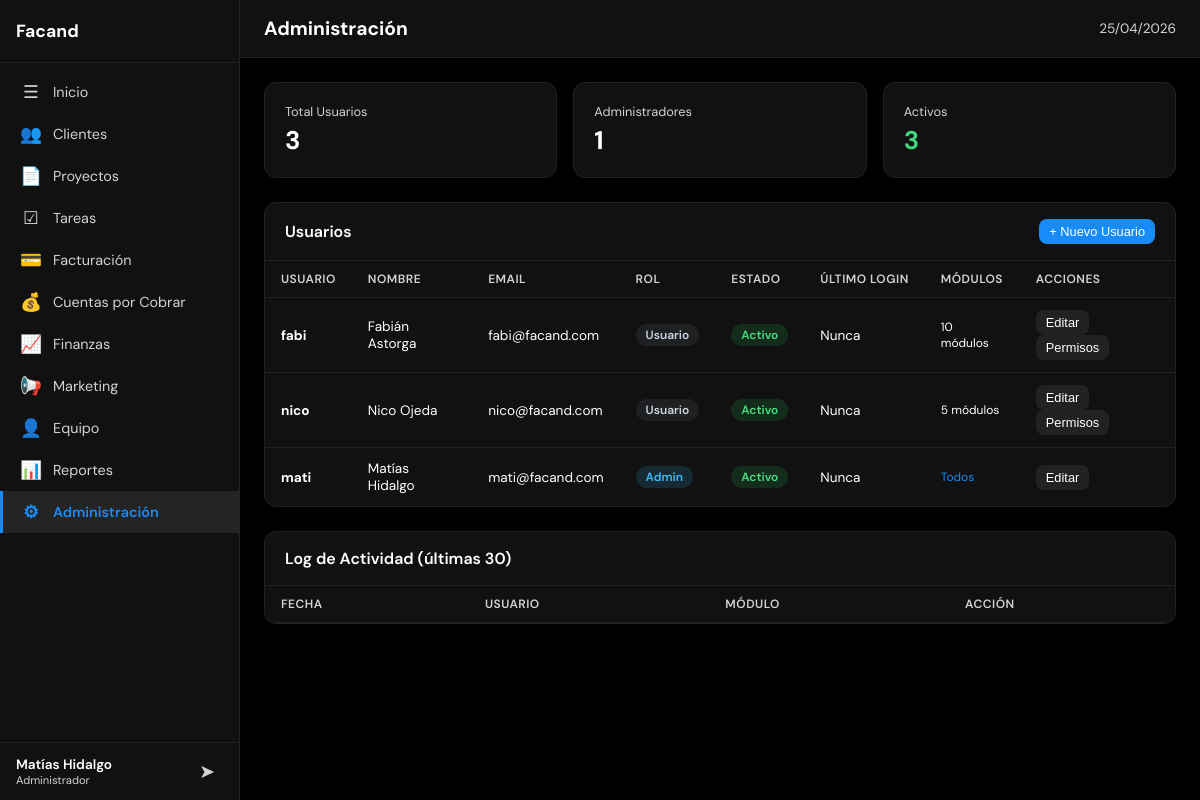
/index.php?page=admin (signed in), run on an earlier commit of the app's database.
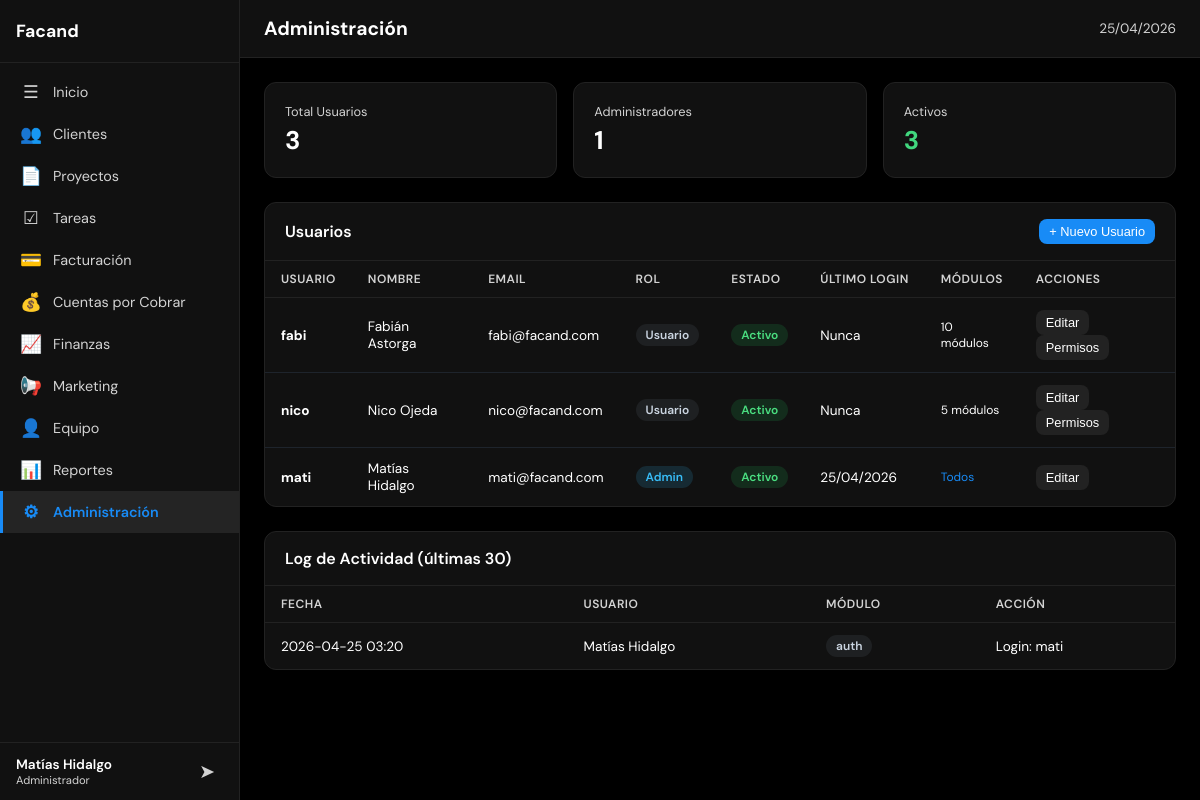
And on a later commit of the database.
### tables this page shows
CREATE TABLE usuarios (
            id INTEGER PRIMARY KEY AUTOINCREMENT,
            username TEXT UNIQUE NOT NULL,
            password_hash TEXT NOT NULL,
            nombre TEXT NOT NULL,
            email TEXT DEFAULT '',
            role TEXT NOT NULL DEFAULT 'user' CHECK(role IN ('admin','user')),
            activo INTEGER NOT NULL DEFAULT 1,
            last_login TEXT,
            created_at TEXT DEFAULT (datetime('now')),
            updated_at TEXT DEFAULT (datetime('now'))
        );

CREATE TABLE actividad (
            id INTEGER PRIMARY KEY AUTOINCREMENT,
            modulo TEXT NOT NULL,
            accion TEXT NOT NULL,
            cliente_id INTEGER,
            usuario_id INTEGER,
            created_at TEXT DEFAULT (datetime('now'))
        );

### config/app.php (called while the page is built)
<?php
return array (
  'name' => 'Facand',
  'logo' => 'assets/img/logo.png',
  'primary' => '#41d77e',
  'accent' => '#188bf6',
  'bg' => '#000000',
  'surface' => '#111111',
  'text' => '#ffffff',
  'timezone' => 'America/Santiago',
  'currency' => 'CLP',
  'locale' => 'es_CL',
  'version' => '1.0.0',
  'active' => true,
);

### includes/functions.php (called while the page is built, shortened)
<?php
$app_config = require __DIR__ . '/../config/app.php';
function format_date(?string $date): string {
    $ts = strtotime($date);
    return $ts ? date('d/m/Y', $ts) : '-';
}
function safe(mixed $str): string {
    return htmlspecialchars((string)($str ?? ''), ENT_QUOTES, 'UTF-8');
}

### config/modules.php (called while the page is built)
<?php
return [
    'home'        => ['nombre' => 'Inicio',            'icono' => '&#9776;',  'archivo' => 'modules/home.php',        'descripcion' => 'Resumen general y KPIs'],
    'crm'         => ['nombre' => 'Clientes',           'icono' => '&#128101;','archivo' => 'modules/crm.php',         'descripcion' => 'Gestión de clientes y pipeline'],
    'projects'    => ['nombre' => 'Proyectos',          'icono' => '&#128196;','archivo' => 'modules/projects.php',    'descripcion' => 'Gestión de proyectos'],
    'tasks'       => ['nombre' => 'Tareas',             'icono' => '&#9745;',  'archivo' => 'modules/tasks.php',       'descripcion' => 'Gestión de tareas y asignaciones'],
    'billing'     => ['nombre' => 'Facturación',        'icono' => '&#128179;','archivo' => 'modules/billing.php',     'descripcion' => 'Emisión y control de facturas'],
    'receivables' => ['nombre' => 'Cuentas por Cobrar', 'icono' => '&#128176;','archivo' => 'modules/receivables.php', 'descripcion' => 'Seguimiento de cobros pendientes'],
    'finance'     => ['nombre' => 'Finanzas',           'icono' => '&#128200;','archivo' => 'modules/finance.php',     'descripcion' => 'Ingresos, gastos y flujo de caja'],
    'marketing'   => ['nombre' => 'Marketing',          'icono' => '&#128226;','archivo' => 'modules/marketing.php',   'descripcion' => 'Campañas y métricas'],
    'team'        => ['nombre' => 'Equipo',             'icono' => '&#128100;','archivo' => 'modules/team.php',        'descripcion' => 'Miembros y carga de trabajo'],
    'reports'     => ['nombre' => 'Reportes',           'icono' => '&#128202;','archivo' => 'modules/reports.php',     'descripcion' => 'Reportes exportables'],
    'admin'       => ['nombre' => 'Administración',     'icono' => '&#9881;',  'archivo' => 'modules/admin.php',       'descripcion' => 'Usuarios, roles y configuración'],
];

### includes/permissions.php (called while the page is built, shortened)
<?php
function get_user_modules(int $user_id): array {
    $user = query_one('SELECT role FROM usuarios WHERE id = ?', [$user_id]);
    $all_modules = require __DIR__ . '/../config/modules.php';
    if ($user['role'] === 'admin') {
        return array_keys($all_modules);
    }
    $perms = query_all(
        'SELECT modulo FROM permisos WHERE usuario_id = ? AND puede_ver = 1',
        [$user_id]
    );
    $allowed = array_column($perms, 'modulo');
    return $allowed;
}

### includes/db.php (called while the page is built, shortened)
<?php
function get_db(): SQLite3 {
    static $db = null;
    if ($db === null) {
        $db_path = __DIR__ . '/../data/dashboard.db';
        $db = new SQLite3($db_path);
        $db->busyTimeout(5000);
        $db->exec('PRAGMA journal_mode=WAL');
        $db->exec('PRAGMA foreign_keys=ON');
    }
    return $db;
}
function query_all(string $sql, array $params = []): array {
    $stmt = get_db()->prepare($sql);
    foreach ($params as $i => $val) {
        $stmt->bindValue($i + 1, $val);
    }
    $result = $stmt->execute();
    $rows = [];
    while ($row = $result->fetchArray(SQLITE3_ASSOC)) {
        $rows[] = $row;
    }
    return $rows;
}
function query_one(string $sql, array $params = []): ?array {
    $rows = query_all($sql, $params);
    return $rows[0] ?? null;
}

### includes/auth.php (called while the page is built, shortened)
<?php
require_once __DIR__ . '/db.php';
require_once __DIR__ . '/permissions.php';
require_once __DIR__ . '/functions.php';
$current_user = query_one('SELECT * FROM usuarios WHERE id = ?', [$_SESSION['user_id']]);

### modules/admin.php (the view, shortened to what this page needs)
<?php
$usuarios = query_all('SELECT * FROM usuarios ORDER BY role DESC, nombre');
$all_modules = require __DIR__ . '/../config/modules.php';
$total_users = count($usuarios);
$admins = count(array_filter($usuarios, fn($u) => $u['role'] === 'admin'));
$activos = count(array_filter($usuarios, fn($u) => $u['activo']));
?>
<div class="kpi-grid">
    <div class="kpi-card">
        <div class="kpi-label">Total Usuarios</div>
        <div class="kpi-value"><?= $total_users ?></div>
    </div>
    <div class="kpi-card">
        <div class="kpi-label">Administradores</div>
        <div class="kpi-value"><?= $admins ?></div>
    </div>
    <div class="kpi-card">
        <div class="kpi-label">Activos</div>
        <div class="kpi-value success"><?= $activos ?></div>
    </div>
</div>
<div class="table-container">
    <div class="table-header">
        <span class="table-title">Usuarios</span>
        <button class="btn btn-primary btn-sm" onclick="openNewUser()">+ Nuevo Usuario</button>
    </div>
    <table>
        <thead>
            <tr>
                <th>Usuario</th>
                <th>Nombre</th>
                <th>Email</th>
                <th>Rol</th>
                <th>Estado</th>
                <th>Último Login</th>
                <th>Módulos</th>
                <th>Acciones</th>
            </tr>
        </thead>
        <tbody>
            <?php foreach ($usuarios as $u):
                $user_mods = get_user_modules($u['id']);
            ?>
            <tr>
                <td><strong><?= safe($u['username']) ?></strong></td>
                <td><?= safe($u['nombre']) ?></td>
                <td><?= safe($u['email'] ?: '-') ?></td>
                <td><span class="badge <?= $u['role'] === 'admin' ? 'status-info' : 'status-default' ?>"><?= $u['role'] === 'admin' ? 'Admin' : 'Usuario' ?></span></td>
                <td><span class="badge <?= $u['activo'] ? 'status-success' : 'status-muted' ?>"><?= $u['activo'] ? 'Activo' : 'Inactivo' ?></span></td>
                <td><?= $u['last_login'] ? format_date($u['last_login']) : 'Nunca' ?></td>
                <td style="font-size:.75rem;">
                    <?php if ($u['role'] === 'admin'): ?>
                        <span style="color:var(--accent)">Todos</span>
                    <?php else: ?>
                        <?= count($user_mods) ?> módulos
                    <?php endif; ?>
                </td>
                <td>
                    <button class="btn btn-secondary btn-sm" onclick="editUser(<?= $u['id'] ?>)">Editar</button>
                    <?php if ($u['role'] !== 'admin' || $admins > 1): ?>
                        <button class="btn btn-secondary btn-sm" onclick="managePermissions(<?= $u['id'] ?>, '<?= safe($u['nombre']) ?>')">Permisos</button>
                    <?php endif; ?>
                </td>
            </tr>
            <?php endforeach; ?>
        </tbody>
    </table>
</div>
<?php $log = query_all('SELECT a.*, u.nombre as usuario FROM actividad a LEFT JOIN usuarios u ON a.usuario_id = u.id ORDER BY a.created_at DESC LIMIT 30'); ?>
<div class="table-container" style="margin-top:24px;">
    <div class="table-header">
        <span class="table-title">Log de Actividad (últimas 30)</span>
    </div>
    <table>
        <thead><tr><th>Fecha</th><th>Usuario</th><th>Módulo</th><th>Acción</th></tr></thead>
        <tbody>
            <?php foreach ($log as $l): ?>
            <tr>
                <td style="white-space:nowrap"><?= safe(substr($l['created_at'], 0, 16)) ?></td>
                <td><?= safe($l['usuario'] ?? 'Sistema') ?></td>
                <td><span class="badge status-default"><?= safe($l['modulo']) ?></span></td>
                <td><?= safe($l['accion']) ?></td>
            </tr>
            <?php endforeach; ?>
        </tbody>
    </table>
</div>

### index.php (shortened to what this page needs)
<?php
require_once __DIR__ . '/includes/auth.php';
$app = require __DIR__ . '/config/app.php';
$all_modules = require __DIR__ . '/config/modules.php';
$page = $_GET['page'] ?? 'home';
$module_info = $all_modules[$page];
?>
<!DOCTYPE html>
<html lang="es">
<head>
    <link rel="stylesheet" href="css/styles.css">
</head>
<body>
    <aside class="sidebar" id="sidebar">
        <div class="sidebar-header">
            <h2 class="sidebar-brand"><?= safe($app['name']) ?></h2>
        </div>
        <nav class="sidebar-nav">
            <?php foreach ($all_modules as $slug => $mod): ?>
                <a href="?page=<?= $slug ?>" class="nav-item <?= $page === $slug ? 'active' : '' ?>">
                    <span class="nav-icon"><?= $mod['icono'] ?></span>
                    <span class="nav-label"><?= safe($mod['nombre']) ?></span>
                </a>
            <?php endforeach; ?>
        </nav>
        <div class="sidebar-footer">
            <div class="user-info">
                <span class="user-name"><?= safe($current_user['nombre']) ?></span>
                <span class="user-role"><?= $current_user['role'] === 'admin' ? 'Administrador' : 'Usuario' ?></span>
            </div>
            <a href="logout.php" class="btn-logout" title="Cerrar sesión">&#10148;</a>
        </div>
    </aside>
    <main class="main-content">
        <header class="topbar">
            <h1 class="page-title"><?= safe($module_info['nombre']) ?></h1>
            <div class="topbar-right">
                <span class="current-date"><?= date('d/m/Y') ?></span>
            </div>
        </header>
        <div class="content-area" id="contentArea">
            <?php
            $module_file = __DIR__ . '/' . $module_info['archivo'];
            if (file_exists($module_file)) {
                include $module_file;
            } else {
                echo '<div class="empty-state"><p>Módulo en construcción</p></div>';
            }
            ?>
        </div>
    </main>
</body>
</html>

### css/styles.css (style rules this page uses)
*, *::before, *::after { margin: 0; padding: 0; box-sizing: border-box; }
body { font-family: 'DM Sans', 'Inter', -apple-system, BlinkMacSystemFont, 'Segoe UI', sans-serif; background: var(--bg); color: var(--text); min-height: 100vh; display: flex; overflow-x: hidden; }
a { color: var(--accent); text-decoration: none; }
.sidebar { width: 240px; min-height: 100vh; background: var(--surface); border-right: 1px solid var(--border); display: flex; flex-direction: column; position: fixed; top: 0; left: 0; z-index: 100; transition: transform .3s ease; }
.sidebar-header { padding: 20px 16px; border-bottom: 1px solid var(--border); }
.sidebar-brand { font-size: 1.1rem; font-weight: 700; color: var(--text); white-space: nowrap; overflow: hidden; text-overflow: ellipsis; }
.sidebar-nav { flex: 1; padding: 8px 0; overflow-y: auto; }
.nav-item { display: flex; align-items: center; gap: 10px; padding: 10px 16px; color: var(--text-muted); font-size: .9rem; transition: all .15s; border-left: 3px solid transparent; }
.nav-item.active { background: rgba(255,255,255,.08); color: var(--accent); border-left-color: var(--accent); font-weight: 600; }
.nav-icon { font-size: 1.1rem; width: 24px; text-align: center; }
.sidebar-footer { padding: 12px 16px; border-top: 1px solid var(--border); display: flex; align-items: center; justify-content: space-between; gap: 8px; }
.user-info { display: flex; flex-direction: column; min-width: 0; }
.user-name { font-size: .85rem; font-weight: 600; white-space: nowrap; overflow: hidden; text-overflow: ellipsis; }
.user-role { font-size: .7rem; color: var(--text-muted); }
.btn-logout { color: var(--text-muted); font-size: 1.2rem; padding: 4px 8px; border-radius: 6px; transition: all .15s; }
.main-content { flex: 1; margin-left: 240px; min-height: 100vh; display: flex; flex-direction: column; }
.topbar { display: flex; align-items: center; gap: 16px; padding: 16px 24px; border-bottom: 1px solid var(--border); background: var(--surface); position: sticky; top: 0; z-index: 50; }
.page-title { font-size: 1.2rem; font-weight: 700; flex: 1; }
.topbar-right { font-size: .85rem; color: var(--text-muted); }
.content-area { flex: 1; padding: 24px; max-width: 1400px; width: 100%; }
.kpi-grid { display: grid; grid-template-columns: repeat(auto-fit, minmax(200px, 1fr)); gap: 16px; margin-bottom: 24px; }
.kpi-card { background: var(--surface); border: 1px solid var(--border); border-radius: 12px; padding: 20px; transition: border-color .2s; }
.kpi-label { font-size: .8rem; color: var(--text-muted); margin-bottom: 4px; }
.kpi-value { font-size: 1.6rem; font-weight: 700; }
.kpi-value.success { color: var(--success); }
.table-container { background: var(--surface); border: 1px solid var(--border); border-radius: 12px; overflow: hidden; margin-bottom: 24px; }
.table-header { display: flex; align-items: center; justify-content: space-between; padding: 16px 20px; border-bottom: 1px solid var(--border); flex-wrap: wrap; gap: 12px; }
.table-title { font-size: 1rem; font-weight: 600; }
table { width: 100%; border-collapse: collapse; font-size: .85rem; }
thead th { padding: 10px 16px; text-align: left; font-size: .75rem; font-weight: 600; color: var(--text-muted); text-transform: uppercase; letter-spacing: .5px; border-bottom: 1px solid var(--border); white-space: nowrap; }
tbody td { padding: 12px 16px; border-bottom: 1px solid rgba(51,65,85,.4); vertical-align: middle; }
tbody tr:last-child td { border-bottom: none; }
.badge { display: inline-block; padding: 3px 10px; border-radius: 20px; font-size: .75rem; font-weight: 600; white-space: nowrap; }
.status-success { background: rgba(34,197,94,.15); color: #4ade80; }
.status-default { background: rgba(148,163,184,.1); color: #cbd5e1; }
.status-info { background: rgba(56,189,248,.15); color: #38bdf8; }
.btn { display: inline-flex; align-items: center; gap: 6px; padding: 8px 16px; border: none; border-radius: 8px; font-size: .85rem; font-weight: 500; cursor: pointer; transition: all .15s; white-space: nowrap; }
.btn-primary { background: var(--accent); color: #fff; }
.btn-secondary { background: var(--border); color: var(--text); }
.btn-sm { padding: 5px 10px; font-size: .8rem; }

What changed in the data, as far as the page shows it:
changed usuarios "mati": last_login (not shown) → "25/04/2026"; no longer shows "Nunca"
added actividad: created_at "2026-04-25 03:20", usuario.nombre "Matías Hidalgo", modulo "auth", accion "Login: mati"
